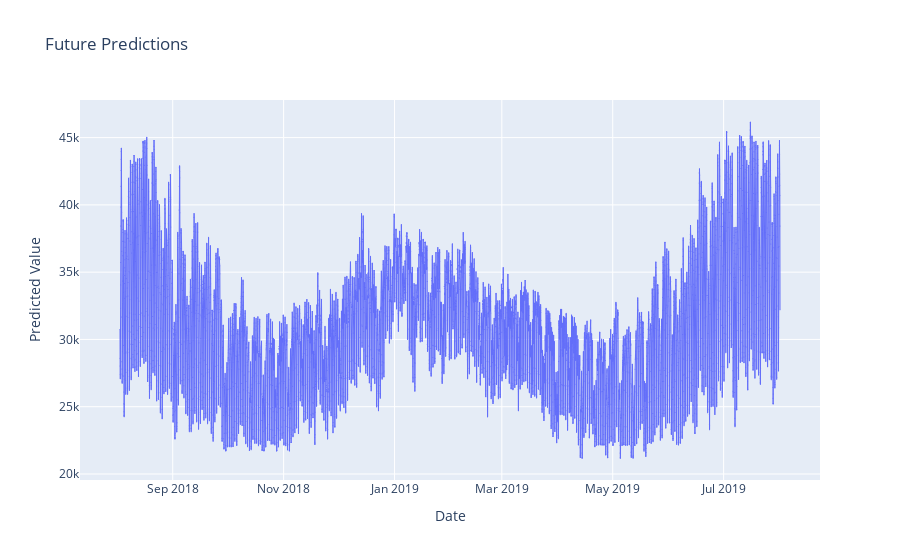

The cell this chart's notebook holds for it:
### Code cell
import pandas as pd
import numpy as np
import plotly.graph_objs as go
import xgboost as xgb

# ... (other imports and data processing)

FEATURES = ['dayofyear', 'hour', 'dayofweek', 'quarter', 'month', 'year', 'lag1', 'lag2', 'lag3']

# Load the trained XGBoost model
reg_new = xgb.XGBRegressor()
reg_new.load_model('artifacts/training/model.json')

# Make predictions using the model
future_w_features['pred'] = reg_new.predict(future_w_features[FEATURES])

# Create a Plotly scatter plot for the predictions
fig = go.Figure()
fig.add_trace(go.Scatter(x=future_w_features.index, y=future_w_features['pred'],
                         mode='markers+lines', marker=dict(size=1),
                         line=dict(width=1)))  # Using default Plotly colors for the line

fig.update_layout(title='Future Predictions', xaxis_title='Date', yaxis_title='Predicted Value')

# Show the Plotly plot
fig.show()

### Figure 1 — Plotly figure (JSON) as saved in the notebook; plotly's stock layout.template omitted (floating-point values rounded to 4 significant figures; data arrays with more than 128 entries replaced by an {"elided": "..."} marker saying what was removed)
{"data": [{"line": {"width": 1}, "marker": {"size": 1}, "mode": "markers+lines", "type": "scatter", "x": {"elided": "8713 str values"}, "y": {"elided": "8713 float values"}}], "layout": {"title": {"text": "Future Predictions"}, "xaxis": {"title": {"text": "Date"}}, "yaxis": {"title": {"text": "Predicted Value"}}}}
